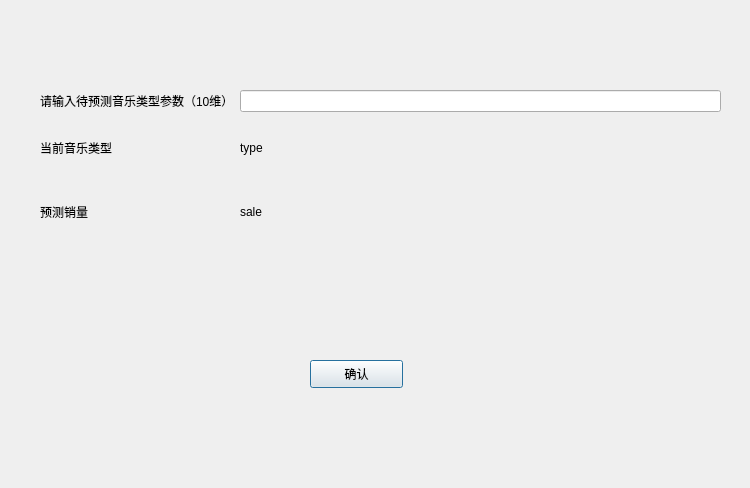
<?xml version="1.0" encoding="UTF-8"?>
<ui version="4.0">
 <class>Dialog</class>
 <widget class="QDialog" name="Dialog">
  <property name="geometry">
   <rect>
    <x>0</x>
    <y>0</y>
    <width>750</width>
    <height>488</height>
   </rect>
  </property>
  <property name="windowTitle">
   <string>Dialog</string>
  </property>
  <widget class="QPushButton" name="pushButton">
   <property name="geometry">
    <rect>
     <x>310</x>
     <y>360</y>
     <width>93</width>
     <height>28</height>
    </rect>
   </property>
   <property name="text">
    <string>确认</string>
   </property>
  </widget>
  <widget class="QWidget" name="gridLayoutWidget">
   <property name="geometry">
    <rect>
     <x>40</x>
     <y>90</y>
     <width>681</width>
     <height>151</height>
    </rect>
   </property>
   <layout class="QGridLayout" name="gridLayout">
    <item row="1" column="0">
     <widget class="QLabel" name="label_2">
      <property name="text">
       <string>当前音乐类型</string>
      </property>
     </widget>
    </item>
    <item row="0" column="0">
     <widget class="QLabel" name="label">
      <property name="text">
       <string>请输入待预测音乐类型参数（10维）</string>
      </property>
     </widget>
    </item>
    <item row="2" column="0">
     <widget class="QLabel" name="label_3">
      <property name="text">
       <string>预测销量</string>
      </property>
     </widget>
    </item>
    <item row="0" column="1">
     <widget class="QLineEdit" name="lineEdit"/>
    </item>
    <item row="1" column="1">
     <widget class="QLabel" name="label_4">
      <property name="text">
       <string>type</string>
      </property>
     </widget>
    </item>
    <item row="2" column="1">
     <widget class="QLabel" name="label_5">
      <property name="text">
       <string>sale</string>
      </property>
     </widget>
    </item>
   </layout>
  </widget>
 </widget>
 <resources/>
 <connections/>
</ui>
